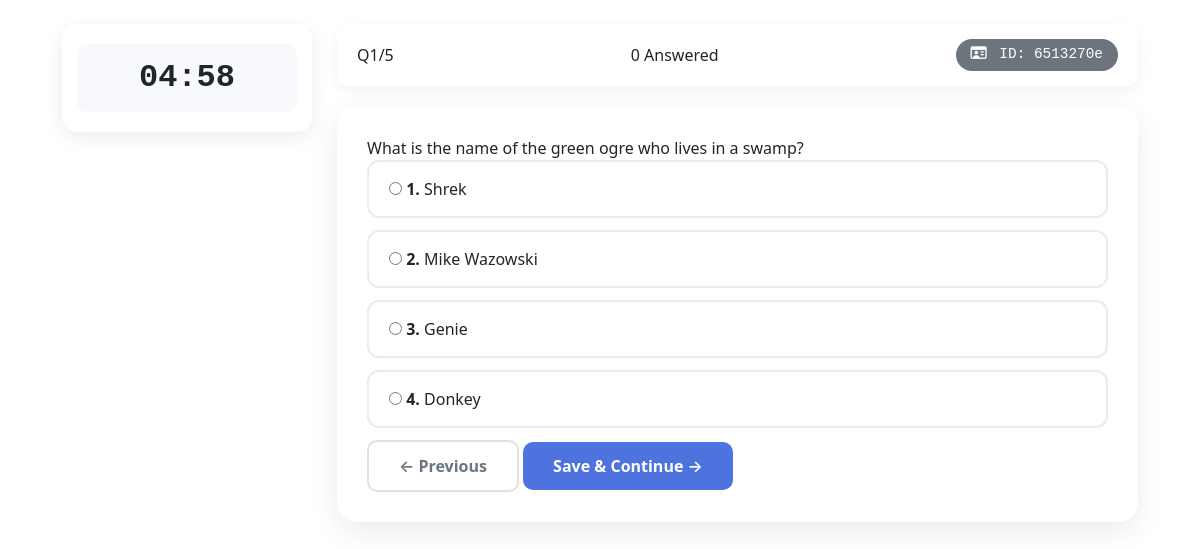
/quiz/take/ (signed in), run on the app's committed database.
### quiz/models.py (models this page shows, shortened)
class Question(models.Model):
    quiz = models.ForeignKey(Quiz, on_delete=models.CASCADE, related_name='questions')
    question_text = models.TextField()
    option_a = models.CharField(max_length=500)
    option_b = models.CharField(max_length=500)
    option_c = models.CharField(max_length=500)
    option_d = models.CharField(max_length=500)
    correct_index = models.PositiveSmallIntegerField(default=0)
    order = models.PositiveIntegerField(default=0)
    question_hash = models.CharField(max_length=64, blank=True, null=True)
    attempted_users = models.ManyToManyField(
        User,
        through='QuestionAttempt',
        related_name='attempted_questions',
        blank=True
    )
    class Meta:
        ordering = ['order']

### quiz/views.py (the view, shortened to what this page needs)
# urls.py: path('take/', views.quiz_take, name='quiz_take'),
@login_required
def quiz_take(request):
    quiz_id = request.session.get('quiz_id')
    if not quiz_id:
        messages.error(request, 'No quiz found.')
        return redirect('quiz:category_list')
    quiz = get_object_or_404(Quiz, id=quiz_id)
    quiz.last_accessed = timezone.now()
    quiz.save()
    questions = list(quiz.questions.all().order_by('order'))
    if not questions:
        messages.error(request, 'No questions in quiz.')
        return redirect('quiz:category_list')
    submission_ids = request.session.get('submission_ids', {})
    if not submission_ids:
        for q in questions:
            qid = str(q.id)
            submission_ids[qid] = str(uuid.uuid4())[:8]  # 8 character ID
        request.session['submission_ids'] = submission_ids
        request.session.modified = True
        print(f"Generated {len(submission_ids)} submission IDs")  # Debug
    total_time = len(questions) * 60
    start_time_str = request.session.get('quiz_start_time')
    if start_time_str:
        try:
            start_time = datetime.fromisoformat(start_time_str)
            elapsed = (timezone.now() - start_time).seconds
            time_left = max(0, total_time - elapsed)
        except:
            time_left = total_time
            request.session['quiz_start_time'] = timezone.now().isoformat()
    else:
        time_left = total_time
        request.session['quiz_start_time'] = timezone.now().isoformat()
    if time_left <= 0:
        return redirect('quiz:quiz_submit')
    current_index = int(request.GET.get('q', 0))
    current_index = max(0, min(current_index, len(questions) - 1))
    current_q = questions[current_index]
    answers = request.session.get('quiz_answers', {})
    answer_data = answers.get(str(current_q.id), {})
    selected_option = answer_data.get('selected') if isinstance(answer_data, dict) else None
    answered_count = len(answers)
    current_submission_id = submission_ids.get(str(current_q.id), '')
    context = {
        'category': quiz.subcategory.category,
        'subcategory': quiz.subcategory,
        'questions': questions,
        'answered_count': answered_count,
        'current_index': current_index,
        'current_question': current_q,
        'options': [current_q.option_a, current_q.option_b, current_q.option_c, current_q.option_d],
        'selected_option': selected_option,
        'total': len(questions),
        'time_left': time_left,
        'total_time': total_time,
        'current_submission_id': current_submission_id,  # ✅ For display
        'all_submission_ids': submission_ids,  # ✅ Pass all IDs to template
    }
    return render(request, 'quiz/quiz_take.html', context)

### templates/quiz/quiz_take.html (shortened to what this page needs)
{% extends 'quiz/base.html' %}
{% block content %}
<div class="quiz-wrapper">
    <div class="left-sidebar">
        <div class="timer-card">
            <div id="side-timer">
                <span id="timer-mins">00</span>:<span id="timer-secs">00</span>
            </div>
        </div>
    </div>
    <div class="main-content">
        <div class="top-bar">
            <span class="question-number">
                Q{{ current_index|add:1 }}/{{ total }}
            </span>
            <span class="answered-count">
                {{ answered_count }} Answered
            </span>
            <span class="submission-id" id="submissionIdDisplay">
                <i class="fa-regular fa-id-card me-1"></i>
                ID: {{ current_submission_id }}
            </span>
        </div>
        <div class="question-card">
            <div class="question-text">
                {{ current_question.question_text }}
            </div>
            <form method="post" action="{% url 'quiz:quiz_take' %}?q={{ current_index }}" id="quizForm">
                <div class="options-list">
                    {% for opt in options %}
                    <div class="option-item {% if selected_option == forloop.counter0 %}selected{% endif %}"
                         onclick="selectOption({{ forloop.counter0 }})">
                        <input type="radio" name="selected_option" value="{{ forloop.counter0 }}"
                               id="opt{{ forloop.counter0 }}" {% if selected_option == forloop.counter0 %}checked{% endif %}>
                        <label for="opt{{ forloop.counter0 }}">
                            <strong>{{ forloop.counter0|add:1 }}.</strong> {{ opt }}
                        </label>
                    </div>
                    {% endfor %}
                </div>
                <div class="nav-buttons">
                    <button type="submit" name="action" value="prev" class="btn-nav btn-prev"
                            {% if current_index == 0 %}disabled{% endif %}>
                        ← Previous
                    </button>
                    {% if current_index == total|add:"-1" %}
                    <button type="submit" name="action" value="submit" class="btn-nav btn-submit"
                            onclick="return confirm('Submit quiz?')">
                        ✓ Submit
                    </button>
                    {% else %}
                    <button type="submit" name="action" value="next" class="btn-nav btn-next">
                        Save & Continue →
                    </button>
                    {% endif %}
                </div>
            </form>
        </div>
    </div>
</div>
{% endblock %}

### templates/quiz/quiz_take.html (style rules this page uses)
.quiz-wrapper { max-width: 1200px; margin: 20px auto; padding: 0 20px; display: flex; gap: 25px; }
.left-sidebar { width: 250px; flex-shrink: 0; }
.timer-card { background: white; border-radius: 15px; padding: 20px 15px; box-shadow: 0 5px 20px rgba(0,0,0,0.08); position: sticky; top: 20px; text-align: center; }
#side-timer { font-family: 'Courier New', monospace; font-size: 2rem; font-weight: 700; background: #f8f9fc; padding: 10px; border-radius: 10px; }
.main-content { flex: 1; }
.top-bar { background: white; border-radius: 12px; padding: 15px 20px; margin-bottom: 20px; box-shadow: 0 5px 15px rgba(0,0,0,0.05); display: flex; justify-content: space-between; align-items: center; }
.submission-id { background: #6c757d; color: white; padding: 5px 15px; border-radius: 30px; font-family: monospace; font-size: 0.9rem; }
.question-card { background: white; border-radius: 20px; padding: 30px; box-shadow: 0 10px 30px rgba(0,0,0,0.08); }
.option-item { border: 2px solid #e9ecef; border-radius: 12px; margin-bottom: 12px; padding: 15px 20px; cursor: pointer; }
.btn-nav { padding: 12px 30px; border: none; border-radius: 10px; font-weight: 600; cursor: pointer; }
.btn-next { background: #4e73df; color: white; }
.btn-prev { background: white; border: 2px solid #dee2e6; color: #6c757d; }

### data on the page
Question: question_text "What is the name of the green ogre who lives in a swamp?", options "Shrek" "Mike Wazowski" "Genie" "Donkey"

### other printed values
{{ current_index|add:1 }} "1"
{{ total }} "5"
{{ answered_count }} "0"
{{ current_submission_id }} "6513270e"
